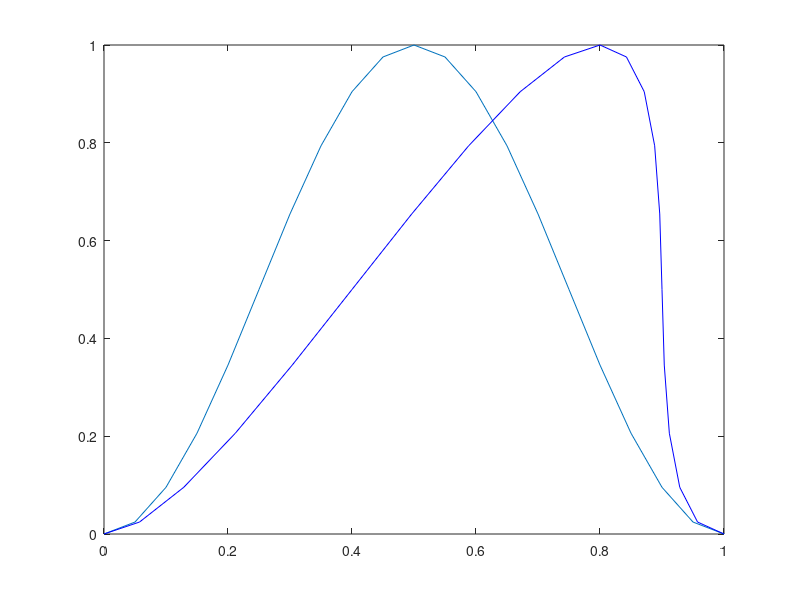

MATLAB code to generate this figure: (Note: this script raises an error after producing the figure.)
% HW 17 Number 1
%
% Solve 17.13,14 with scheme 17.17
%
% Andy Reagan

h = 0.05;
k = 0.05;
t0 = 0;
tf = 2;
tvec = t0:k:tf;
x = 0:h:1;
a = 1;
u0 = a.*(sin(pi.*x).^2);
colors = {'r','b','g','k','c','y'};
times = [0,0.25,0.5,0.75,1];

figure(17010101);
plot(x,u0);
hold on;

mv = 0;

for i=1:length(tvec)
    t = tvec(i);
    fprintf('t = %g\n',t);
    % shift the grid points
    x = x + u0*k;
    for j=2:length(times)
        if t == times(j)
            figure(17010101);
            % [n,m] = sort(x);
            % plot(n,u0(m),colors{j});
            for n=1:length(x)-1
                if x(n+1)<x(n)
                    mv = 1;
                    mvv = x(n+1);
                    break;
                end
            end
            if mv
               [xplot,uplot] = findmid(x,u0,mvv);
               plot(xplot,uplot,colors{j});
            else
                plot(x,u0,colors{j});
            end
        end
    end
end



figure(17010101);
legend({'t = 0','t = 0.25','t = 0.5','t = 0.75','t = 1'},'Location','NorthWest');
xlabel('x');
ylabel('y');





